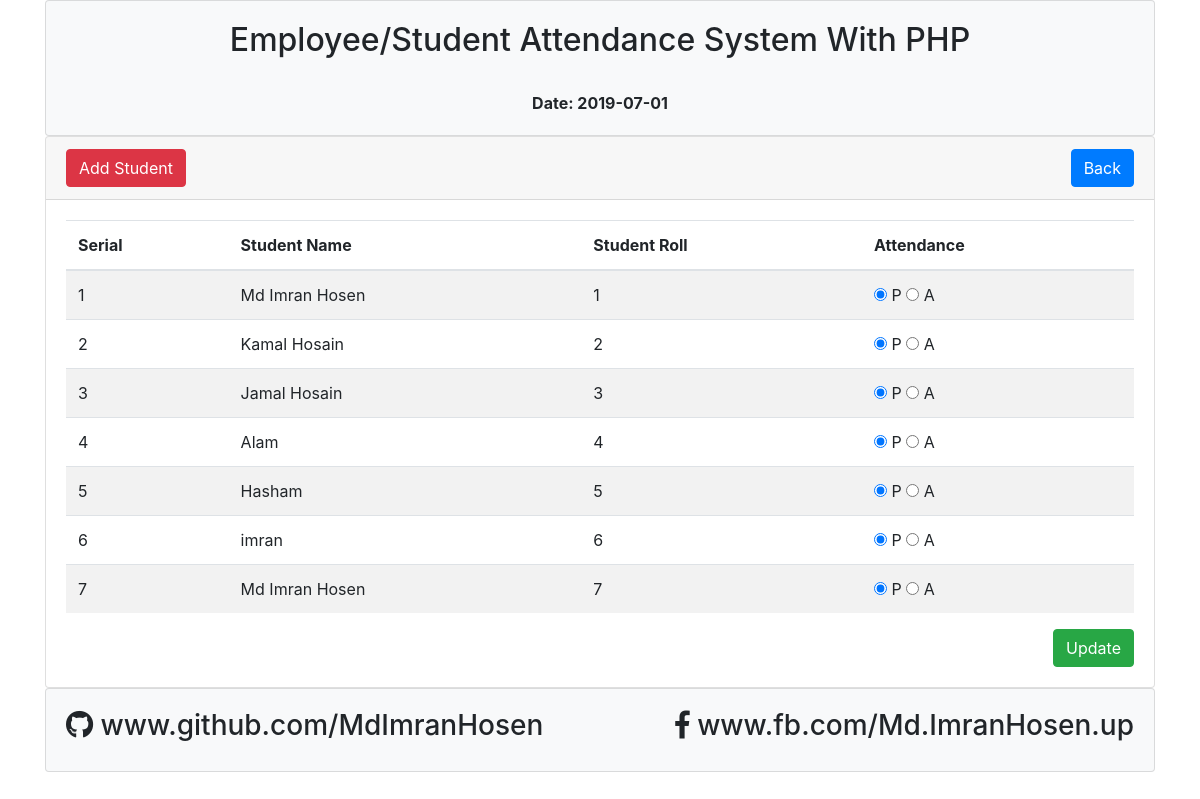
/student_view.php?dt=2019-07-01, run on the app's committed database.
### tables this page shows
CREATE TABLE `tbl_students` (
  `id` int(11) NOT NULL,
  `name` varchar(255) DEFAULT NULL,
  `roll_number` int(11) NOT NULL,
  `date_time` timestamp NOT NULL DEFAULT CURRENT_TIMESTAMP
);

CREATE TABLE `tbl_attendance` (
  `id` int(11) NOT NULL,
  `roll_number` int(11) DEFAULT NULL,
  `attend` varchar(255) DEFAULT NULL,
  `attend_time` date NOT NULL
);

### lib/Database.php (called while the page is built, shortened)
<?php
Class Database{
 public $host   = DB_HOST;
 public $user   = DB_USER;
 public $pass   = DB_PASS;
 public $dbname = DB_NAME;
 public $link;
private function connectDB(){
 $this->link = new mysqli($this->host, $this->user, $this->pass,
  $this->dbname);
 }
public function select($query){
  $result = $this->link->query($query) or
   die($this->link->error.__LINE__);
  if($result->num_rows > 0){
    return $result;
  } else {
    return false;
  }
 }
}

### classes/Student.php (called while the page is built, shortened)
<?php
$filepath = realpath(dirname(__FILE__));
  include_once ($filepath.'/../lib/Database.php');
class Student{
	private $db;
	public function __construct()
	{
		$this->db = new Database();
	}
  public function getStudentDataByDate($dt){
    $dt = mysqli_real_escape_string($this->db->link, $dt);
    $sql = "SELECT tbl_students.name,tbl_attendance.* FROM tbl_students INNER JOIN tbl_attendance ON tbl_students.roll_number = tbl_attendance.roll_number WHERE tbl_attendance.attend_time = '$dt'";
    $result = $this->db->select($sql);
    return $result;
  }
}

### student_view.php (the view, shortened to what this page needs)
<?php include "inc/header.php"; ?>
<div class="card">
  <div class="card-header">
    <a href="#" data-toggle="modal" data-target="#exampleModal" class="btn btn-danger">Add Student</a>
    <a href="date_view.php" class="btn btn-primary float-right">Back</a>
  </div>
  <div class="card-body">
    <form id="attend" action="" method="post">
    <table class="table table-striped">
      <thead>
        <tr>
        <th>Serial</th>
        <th>Student Name</th>
        <th>Student Roll</th>
        <th>Attendance</th>
      </tr>
      </thead>
      <tbody>
            <?php
                $get_student = $std->getStudentDataByDate($dt);
                if($get_student){
                  $i = 0;
                  while ($result = $get_student->fetch_assoc()) {
                   $i++;
            ?>
        <tr>
          <td><?php echo $i; ?></td>
          <td><?php echo $result['name']; ?></td>
          <td><?php echo $result['roll_number']; ?></td>
          <td>
            <input type="radio" name="attendace[<?php echo $result['roll_number']; ?>]" value="present" <?php if($result['attend'] == "present"){ echo "checked"; } ?> > P
            <input type="radio" name="attendace[<?php echo $result['roll_number']; ?>]" value="absent" <?php if($result['attend'] == "absent"){ echo "checked"; } ?> > A
          </td>
        </tr>
        <?php } }else{
          echo "No Data Avables";
        } ?>
      </tbody>
    </table>
     <button type="submit" name="attendUpdate" class="btn btn-success float-right">Update</button>
  </form>
  </div>
</div>
<?php  include "inc/footer.php"; ?>

### data on the page
tbl_students: name "Md Imran Hosen", tbl_attendance.roll_number "1"
tbl_attendance: attend "☑"
tbl_students: name "Kamal Hosain", tbl_attendance.roll_number "2"
tbl_attendance: attend "☑"
tbl_students: name "Jamal Hosain", tbl_attendance.roll_number "3"
tbl_attendance: attend "☑"
tbl_students: name "Alam", tbl_attendance.roll_number "4"
tbl_attendance: attend "☑"
tbl_students: name "Hasham", tbl_attendance.roll_number "5"
tbl_attendance: attend "☑"
tbl_students: name "imran", tbl_attendance.roll_number "6"
tbl_attendance: attend "☑"
tbl_students: name "Md Imran Hosen", tbl_attendance.roll_number "7"
tbl_attendance: attend "☑"

### other printed values
$dt "2019-07-01"
